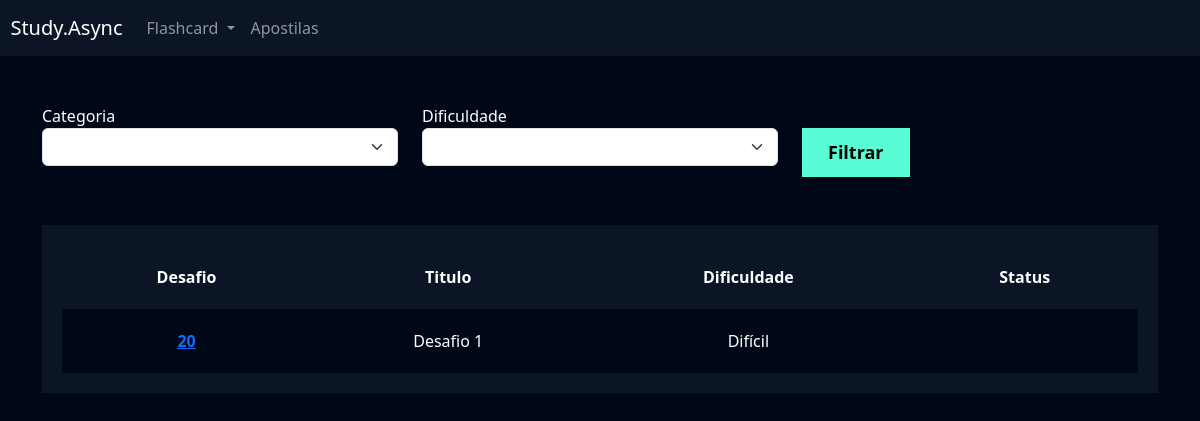
Page /flashcard/listar_desafio/ (signed in) on the committed database.
### flashcard/models.py (models this page shows, shortened)
class Desafio(models.Model):
    user = models.ForeignKey(User, on_delete=models.DO_NOTHING)
    titulo = models.CharField(max_length=100)
    categoria = models.ManyToManyField(Categoria)
    quantidade_perguntas = models.IntegerField()
    dificuldade = models.CharField(max_length=1, choices=Flashcard.DIFICULDADE_CHOICES)
    flashcards = models.ManyToManyField(FlashcardDesafio)

### flashcard/views.py (the view)
# urls.py: path('listar_desafio/', views.listar_desafio, name="listar_desafio"),
def listar_desafio(request):
    desafios = Desafio.objects.filter(user=request.user)
    return render(request, 'listar_desafio.html', {'desafios': desafios})

### flashcard/templates/listar_desafio.html (shortened to what this page needs)
{% extends "base.html" %}
{% load static %}
{% block 'cabecalho' %}
    <link href="{% static 'usuarios/css/cadastro.css' %}" rel="stylesheet">
    <link href="{% static 'flashcard/css/novo_flashcard.css' %}" rel="stylesheet">
    <link href="{% static 'flashcard/css/iniciar_desafio.css' %}" rel="stylesheet">
    <link href="{% static 'flashcard/css/desafio.css' %}" rel="stylesheet">
    <link href='https://unpkg.com/boxicons@2.1.4/css/boxicons.min.css' rel='stylesheet'>
{% endblock 'cabecalho' %}
{% block 'conteudo' %}
    {% include "partials/header.html" %}
    <div class="container">
        <br /><br />
        <div class="row">
            <div class="col-md">
                <form action="}" method="GET">
                <label for="">Categoria</label>
                <select name="categoria" class="form-select">
                </select>
            </div>
            <div class="col-md">
                <label for="">Dificuldade</label>
                <select name="dificuldade" class="form-select">
                </select>
            </div>
            <div class="col-md">
                <br />
                <input type="submit" value="Filtrar" class="btn-cadastro">
            </div>
        </div>
        <br /><br />
        <div class="box-listar">
            <table>
                <thead>
                  <tr>
                    <th scope="col">Desafio</th>
                    <th scope="col">Titulo</th>
                    <th scope="col">Dificuldade</th>
                    <th scope="col">Status</th>
                  </tr>
                </thead>
                <tbody>
                    {% for desafio in desafios %}
                        <tr class="linha">
                            <th><a href="{% url 'desafio' desafio.id %}">{{desafio.id}}</a></th>
                            <td>{{desafio.titulo}}</td>
                            <td>{{desafio.get_dificuldade_display}}</td>
                            <td>{{desafio.status}}</td>
                        </tr>
                  {% endfor %}
                </tbody>
              </table>
        </div>
    </div>
{% endblock 'conteudo' %}

### templates/static/geral/css/base.css (style rules this page uses)
:root { --main-color: #0b1526; --dark-color: #000716; --secondary-dark-color: rgb(15, 2, 26); --light-color: #00c1f3; --contrast-color: #f4c96b; --differential-color: #58fcd5; }
body { background-color: var(--dark-color) !important; color: white !important; }

### templates/static/usuarios/css/cadastro.css (style rules this page uses)
* { margin: 0; padding: 0; }
.btn-cadastro { padding: 10px; background-color: #58fcd5; border: none; border: 1px solid #58fcd5; font-size: 18px; font-weight: bold; padding-left: 25px; padding-right: 25px; }

### templates/static/flashcard/css/desafio.css (style rules this page uses)
.box-listar { background-color: #0b1526; padding: 20px; }
table { width: 100%; padding: 20px; text-align: center; }
.linha { height: 40px; background-color: var(--dark-color); padding: 20px; }
td, th { padding: 20px; }
tr { background-color: var(--main-color); }

### rows in the picture
Desafio: id "20", titulo "Desafio 1", dificuldade "Difícil"
